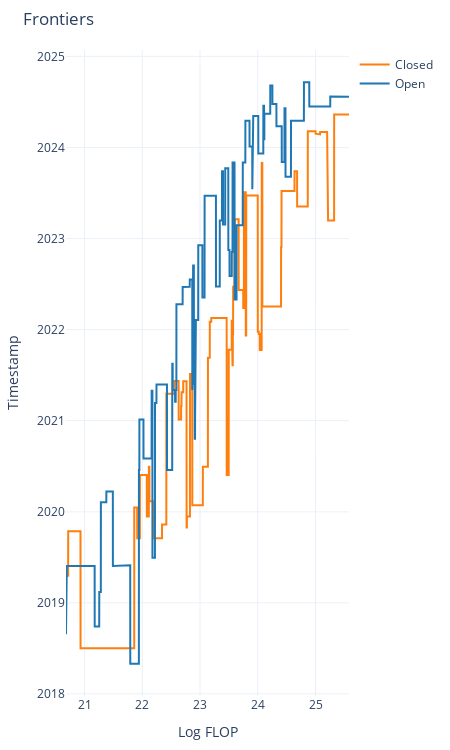

Source (notebook cell):
### Code cell
# Now you can use these truncated arrays to create your plot
fig = go.Figure()
fig.add_trace(go.Scatter(x=compute_staircase_closed, y=date_staircase_closed, mode='lines', name='Closed', line=dict(color=colors['closed'])))
fig.add_trace(go.Scatter(x=compute_staircase_open, y=date_staircase_open, mode='lines', name='Open', line=dict(color=colors['open'])))

# Update layout as before
fig.update_layout(
    width=450,
    height=750,
    title='Frontiers',
    xaxis_title='Log FLOP',
    yaxis_title='Timestamp',
    margin=dict(t=50, l=60, r=60, b=50),
    template='plotly_white'
)

fig.show()

### Figure 1 — Plotly figure (JSON) as saved in the notebook; plotly's stock layout.template omitted (floating-point values rounded to 4 significant figures; data arrays with more than 128 entries replaced by an {"elided": "..."} marker saying what was removed)
{"data": [{"line": {"color": "#ff7f0e"}, "mode": "lines", "name": "Closed", "type": "scatter", "x": {"elided": "4901 float values"}, "y": {"elided": "4901 str values"}}, {"line": {"color": "#1f77b4"}, "mode": "lines", "name": "Open", "type": "scatter", "x": {"elided": "4901 float values"}, "y": {"elided": "4901 str values"}}], "layout": {"height": 750, "margin": {"b": 50, "l": 60, "r": 60, "t": 50}, "title": {"text": "Frontiers"}, "width": 450, "xaxis": {"title": {"text": "Log FLOP"}}, "yaxis": {"title": {"text": "Timestamp"}}}}
